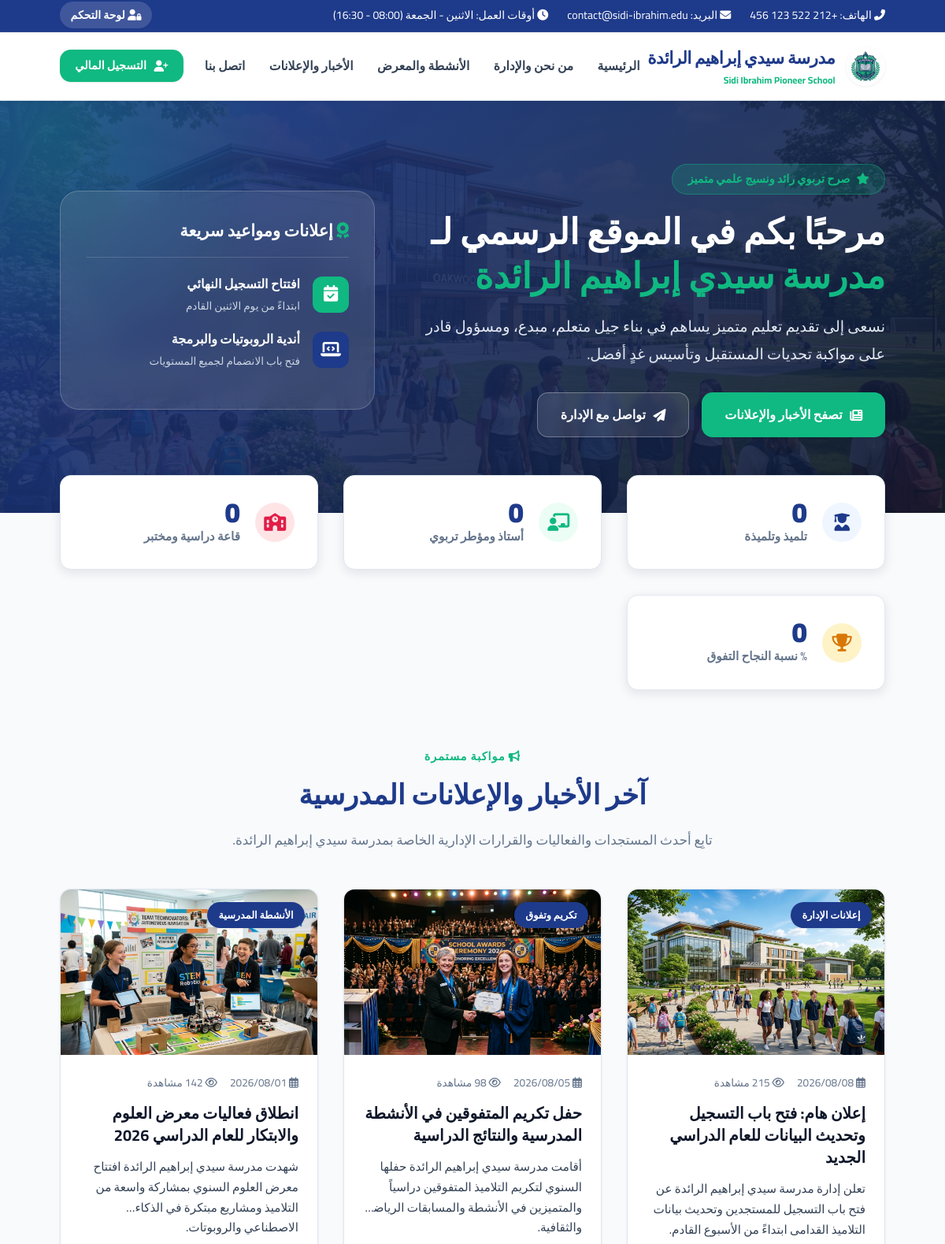
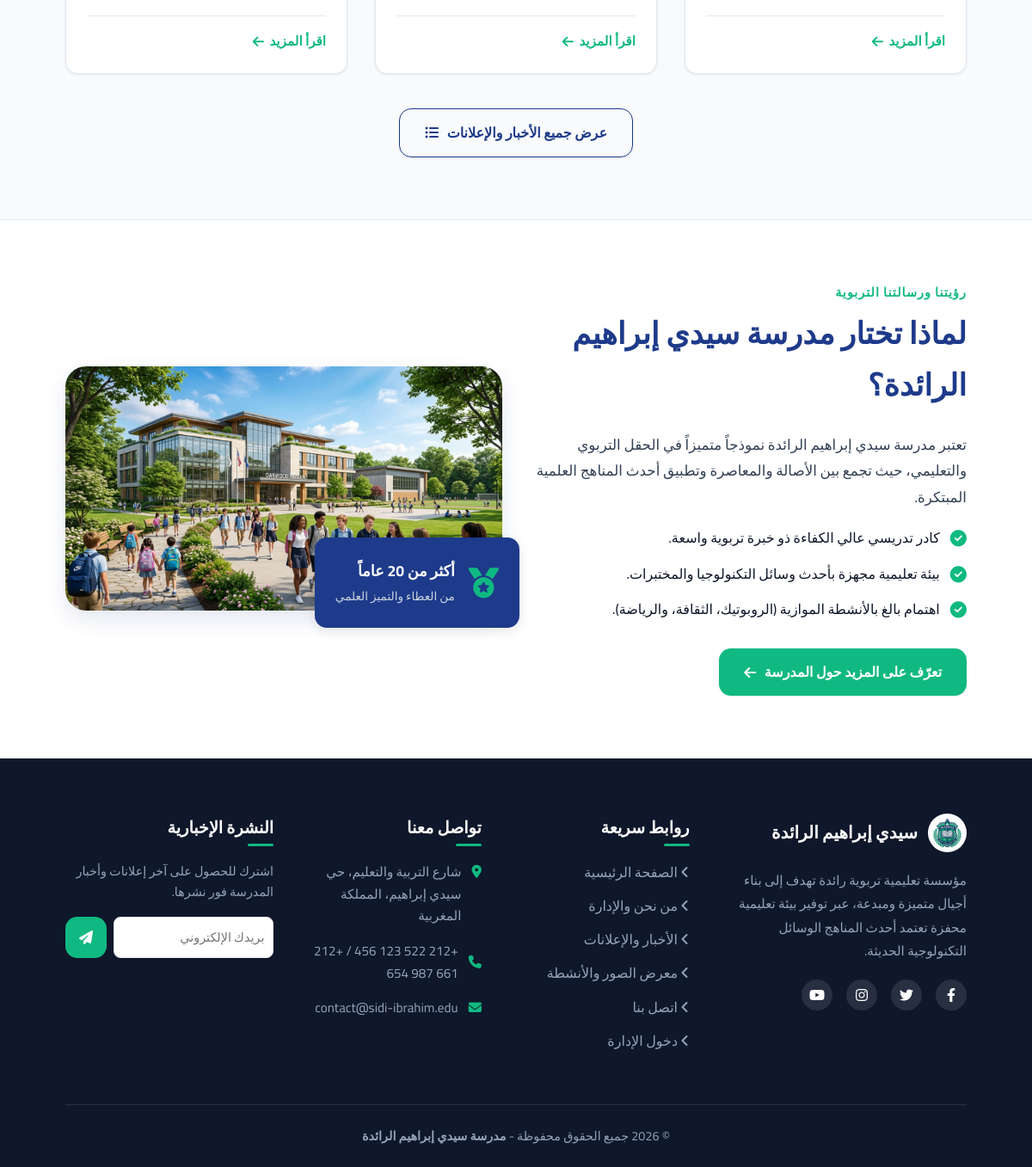
The page / on the database its author committed (2 pictures, top to bottom).
### tables this page shows
CREATE TABLE IF NOT EXISTS `posts` (
  `id` INT AUTO_INCREMENT PRIMARY KEY,
  `title` VARCHAR(255) NOT NULL,
  `slug` VARCHAR(255) NOT NULL,
  `excerpt` TEXT NULL,
  `content` LONGTEXT NOT NULL,
  `image` VARCHAR(255) DEFAULT 'default_post.jpg',
  `category` VARCHAR(50) DEFAULT 'أخبار عامة',
  `author_id` INT DEFAULT 1,
  `views` INT DEFAULT 0,
  `status` ENUM('published', 'draft') DEFAULT 'published',
  `created_at` DATETIME DEFAULT CURRENT_TIMESTAMP,
  `updated_at` DATETIME DEFAULT CURRENT_TIMESTAMP ON UPDATE CURRENT_TIMESTAMP,
  FOREIGN KEY (`author_id`) REFERENCES `users`(`id`) ON DELETE SET NULL
);

### config/db.php (called while the page is built, shortened)
<?php
function sanitize($data) {
    return htmlspecialchars(trim($data), ENT_QUOTES, 'UTF-8');
}
function getPostImageUrl($imageName) {
    if (!empty($imageName) && file_exists(__DIR__ . '/../uploads/' . $imageName)) {
        return 'uploads/' . $imageName;
    }
    return 'assets/images/hero.jpg';
}

### index.php (the view, shortened to what this page needs)
<?php
require_once __DIR__ . '/includes/header.php';
$db = getDB();
$latestPosts = [];
if ($db) {
    try {
        $stmt = $db->query("SELECT * FROM posts WHERE status = 'published' ORDER BY created_at DESC LIMIT 3");
        $latestPosts = $stmt->fetchAll();
    } catch (PDOException $e) {
        $latestPosts = getFallbackPosts();
    }
} else {
    $latestPosts = getFallbackPosts();
}
?>
<section class="hero-section">
    <div class="container">
        <div class="hero-grid">
            <div class="hero-content">
                <div class="hero-badge">
                    <i class="fas fa-star"></i> صرح تربوي رائد ونسيج علمي متميز
                </div>
                <h1 class="hero-title">
                    مرحبًا بكم في الموقع الرسمي لـ <span>مدرسة سيدي إبراهيم الرائدة</span>
                </h1>
                <p class="hero-subtitle">
                    نسعى إلى تقديم تعليم متميز يساهم في بناء جيل متعلم، مبدع، ومسؤول قادر على مواكبة تحديات المستقبل وتأسيس غدٍ أفضل.
                </p>
                <div class="hero-actions">
                    <a href="news.php" class="btn btn-primary">
                        <i class="fas fa-newspaper"></i> تصفح الأخبار والإعلانات
                    </a>
                    <a href="contact.php" class="btn btn-outline">
                        <i class="fas fa-paper-plane"></i> تواصل مع الإدارة
                    </a>
                </div>
            </div>
            <div class="hero-card-preview">
                <div class="hero-card-header">
                    <h3><i class="fas fa-award" style="color: var(--secondary);"></i> إعلانات ومواعيد سريعة</h3>
                </div>
                <div class="stat-item-small">
                    <div class="stat-icon-wrap"><i class="fas fa-calendar-check"></i></div>
                    <div>
                        <h4 style="font-size: 1rem; color: #FFF;">افتتاح التسجيل النهائي</h4>
                        <span style="font-size: 0.85rem; color: #CBD5E1;">ابتداءً من يوم الاثنين القادم</span>
                    </div>
                </div>
                <div class="stat-item-small">
                    <div class="stat-icon-wrap" style="background: var(--primary);"><i class="fas fa-laptop-code"></i></div>
                    <div>
                        <h4 style="font-size: 1rem; color: #FFF;">أندية الروبوتيات والبرمجة</h4>
                        <span style="font-size: 0.85rem; color: #CBD5E1;">فتح باب الانضمام لجميع المستويات</span>
                    </div>
                </div>
            </div>
        </div>
    </div>
</section>
<div class="stats-container">
    <div class="container">
        <div class="grid grid-4">
            <div class="stat-card">
                <div class="contact-icon" style="background: var(--primary-light); color: var(--primary);"><i class="fas fa-user-graduate"></i></div>
                <div>
                    <div class="stat-num counter" data-target="1250">0</div>
                    <div class="stat-title">تلميذ وتلميذة</div>
                </div>
            </div>
            <div class="stat-card">
                <div class="contact-icon" style="background: var(--secondary-light); color: var(--secondary);"><i class="fas fa-chalkboard-teacher"></i></div>
                <div>
                    <div class="stat-num counter" data-target="85">0</div>
                    <div class="stat-title">أستاذ ومؤطر تربوي</div>
                </div>
            </div>
            <div class="stat-card">
                <div class="contact-icon" style="background: #FFE4E6; color: #E11D48;"><i class="fas fa-school"></i></div>
                <div>
                    <div class="stat-num counter" data-target="42">0</div>
                    <div class="stat-title">قاعة دراسية ومختبر</div>
                </div>
            </div>
            <div class="stat-card">
                <div class="contact-icon" style="background: #FEF3C7; color: #D97706;"><i class="fas fa-trophy"></i></div>
                <div>
                    <div class="stat-num counter" data-target="99">0</div>
                    <div class="stat-title">% نسبة النجاح التفوق</div>
                </div>
            </div>
        </div>
    </div>
</div>
<section class="section">
    <div class="container">
        <div class="section-header">
            <span class="section-tag"><i class="fas fa-bullhorn"></i> مواكبة مستمرة</span>
            <h2 class="section-title">آخر الأخبار والإعلانات المدرسية</h2>
            <p class="section-desc">تابِع أحدث المستجدات والفعاليات والقرارات الإدارية الخاصة بمدرسة سيدي إبراهيم الرائدة.</p>
        </div>
        <div class="grid grid-3">
            <?php if (!empty($latestPosts)): ?>
                <?php foreach ($latestPosts as $post): ?>
                    <article class="post-card">
                        <div class="post-thumb">
                            <span class="post-category"><?php echo sanitize($post['category'] ?? 'أخبار'); ?></span>
                            <img src="<?php echo getPostImageUrl($post['image']); ?>" alt="<?php echo sanitize($post['title']); ?>" onerror="this.src='assets/images/hero.jpg'">
                        </div>
                        <div class="post-body">
                            <div class="post-meta">
                                <span><i class="far fa-calendar-alt"></i> <?php echo date('Y/m/d', strtotime($post['created_at'])); ?></span>
                                <span><i class="far fa-eye"></i> <?php echo (int)($post['views'] ?? 0); ?> مشاهدة</span>
                            </div>
                            <h3 class="post-title"><?php echo sanitize($post['title']); ?></h3>
                            <p class="post-excerpt">
                                <?php echo sanitize($post['excerpt'] ?? mb_substr(strip_tags($post['content']), 0, 120) . '...'); ?>
                            </p>
                            <div class="post-footer">
                                <a href="post.php?id=<?php echo $post['id']; ?>" class="btn-readmore">
                                    اقرأ المزيد <i class="fas fa-arrow-left"></i>
                                </a>
                            </div>
                        </div>
                    </article>
                <?php endforeach; ?>
            <?php else: ?>
                <div style="grid-column: 1 / -1; text-align: center; padding: 2rem;" class="alert alert-success">
                    لا تتوفر مقالات حالياً. يمكنك استخدام لوحة التحكم لإضافة مقالات جديدة!
                </div>
            <?php endif; ?>
        </div>
        <div style="text-align: center; margin-top: 2.5rem;">
            <a href="news.php" class="btn btn-outline" style="border-color: var(--primary); color: var(--primary);">
                عرض جميع الأخبار والإعلانات <i class="fas fa-list-ul"></i>
            </a>
        </div>
    </div>
</section>
<section class="section" style="background: #FFF; border-top: 1px solid var(--border-color); border-bottom: 1px solid var(--border-color);">
    <div class="container">
        <div class="grid grid-2" style="align-items: center;">
            <div>
                <span class="section-tag">رؤيتنا ورسالتنا التربوية</span>
                <h2 class="section-title" style="margin-bottom: 1.5rem;">لماذا تختار مدرسة سيدي إبراهيم الرائدة؟</h2>
                <p style="font-size: 1.05rem; color: var(--dark-muted); line-height: 1.8; margin-bottom: 1.2rem;">
                    تعتبر مدرسة سيدي إبراهيم الرائدة نموذجاً متميزاً في الحقل التربوي والتعليمي، حيث تجمع بين الأصالة والمعاصرة وتطبيق أحدث المناهج العلمية المبتكرة.
                </p>
                <ul style="display: flex; flex-direction: column; gap: 0.9rem; margin-bottom: 2rem;">
                    <li style="display: flex; gap: 0.75rem; align-items: center;">
                        <i class="fas fa-check-circle" style="color: var(--secondary); font-size: 1.2rem;"></i>
                        <span>كادر تدريسي عالي الكفاءة ذو خبرة تربوية واسعة.</span>
                    </li>
                    <li style="display: flex; gap: 0.75rem; align-items: center;">
                        <i class="fas fa-check-circle" style="color: var(--secondary); font-size: 1.2rem;"></i>
                        <span>بيئة تعليمية مجهزة بأحدث وسائل التكنولوجيا والمختبرات.</span>
                    </li>
                    <li style="display: flex; gap: 0.75rem; align-items: center;">
                        <i class="fas fa-check-circle" style="color: var(--secondary); font-size: 1.2rem;"></i>
                        <span>اهتمام بالغ بالأنشطة الموازية (الروبوتيك، الثقافة، والرياضة).</span>
                    </li>
                </ul>
                <a href="about.php" class="btn btn-primary">تعرّف على المزيد حول المدرسة <i class="fas fa-arrow-left"></i></a>
            </div>
            <div style="position: relative;">
                <img src="assets/images/hero.jpg" alt="المدرسة" style="border-radius: var(--radius-lg); box-shadow: var(--shadow-lg);">
                <div style="position: absolute; bottom: -20px; right: -20px; background: var(--primary); color: #FFF; padding: 1.5rem; border-radius: var(--radius-md); box-shadow: var(--shadow-md); display: flex; align-items: center; gap: 1rem;">
                    <i class="fas fa-medal" style="font-size: 2.2rem; color: var(--secondary);"></i>
                    <div>
                        <h4 style="margin: 0; font-size: 1.1rem;">أكثر من 20 عاماً</h4>
                        <span style="font-size: 0.85rem; color: #CBD5E1;">من العطاء والتميز العلمي</span>
                    </div>
                </div>
            </div>
        </div>
    </div>
</section>
<?php require_once __DIR__ . '/includes/footer.php'; ?>

### rows shown on the page
posts: category "إعلانات الإدارة", image (picture), created_at "2026/08/08", title "إعلان هام: فتح باب التسجيل وتحديث البيانات للعام الدراسي الجديد", excerpt "تعلن إدارة مدرسة سيدي إبراهيم الرائدة عن فتح باب التسجيل للمستجدين وتحديث بيانات التلاميذ القدامى ابتداءً من الأسبوع القادم."
posts: category "تكريم وتفوق", image (picture), created_at "2026/08/05", title "حفل تكريم المتفوقين في الأنشطة المدرسية والنتائج الدراسية", excerpt "أقامت مدرسة سيدي إبراهيم الرائدة حفلها السنوي لتكريم التلاميذ المتفوقين دراسياً والمتميزين في الأنشطة والمسابقات الرياضية والثقافية."
posts: category "الأنشطة المدرسية", image (picture), created_at "2026/08/01", title "انطلاق فعاليات معرض العلوم والابتكار للعام الدراسي 2026", excerpt "شهدت مدرسة سيدي إبراهيم الرائدة افتتاح معرض العلوم السنوي بمشاركة واسعة من التلاميذ ومشاريع مبتكرة في الذكاء الاصطناعي والروبوتات."
